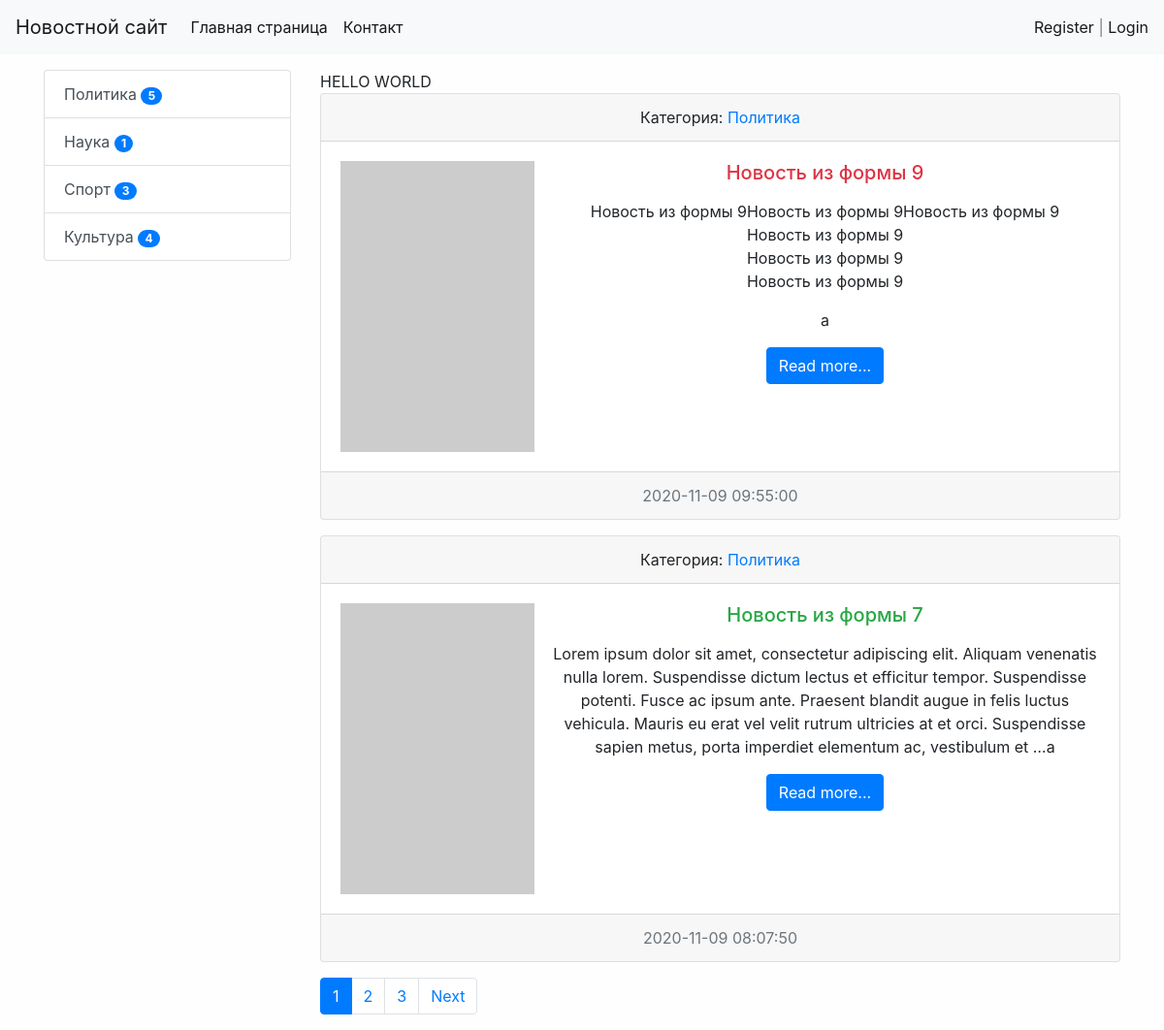
The app's page /, older data.
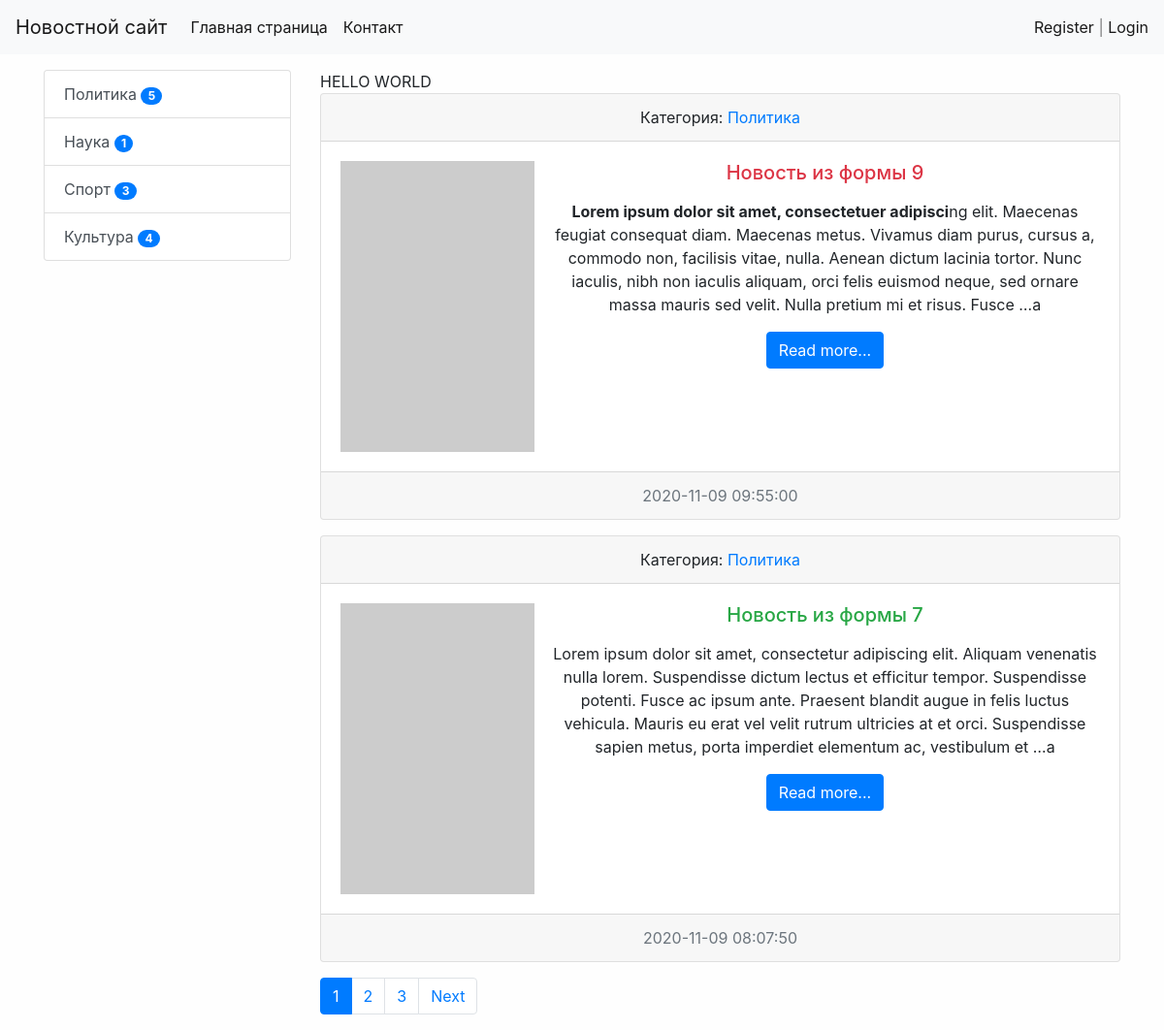
The same page, newer data.
### news/models.py (models this page shows, shortened)
class News(models.Model):
    title = models.CharField(max_length=150, verbose_name='Наименование')
    content = models.TextField(blank=True, verbose_name='Контент')
    created_at = models.DateTimeField(auto_now_add=True, verbose_name='Дата Публикации')
    update_at = models.DateTimeField(auto_now=True, verbose_name='Обновлено')
    photo = models.ImageField(upload_to='photos/%Y/%m/%d/', verbose_name='Фото', blank=True)
    is_published = models.BooleanField(default=True, verbose_name='Опубликовано')
    category = models.ForeignKey('Category', on_delete=models.PROTECT, verbose_name='Категория')
    views = models.IntegerField(default=0)
    def get_absolute_url(self):
        return reverse('view_news', kwargs={'pk': self.pk})
    class Meta:
        verbose_name = 'Новость'
        verbose_name_plural = 'Новости'
        ordering = ['-created_at']

class Category(models.Model):
    title = models.CharField(max_length=150, db_index=True, verbose_name='Категории')#db index - индексирует поле(более быстрым для поиска)
    def get_absolute_url(self):
        return reverse('category', kwargs={'category_id': self.pk})
    def __str__(self):
        return self.title
    class Meta:
        verbose_name = 'Категория'
        verbose_name_plural = 'Категории'
        ordering = ['title']

### news/views.py (the view)
# urls.py: path('', HomeNews.as_view(), name = 'home'),
class HomeNews(MyMixin, ListView):
    model = News
    template_name = 'news/home_news_list.html'
    context_object_name = 'news'
    mixin_prop = 'Hello World'
    paginate_by = 2
    def get_context_data(self, *, object_list=None, **kwargs):
        context = super().get_context_data(**kwargs)
        context['title'] = self.get_upper('Главная страница')
        context['mixin_prop'] = self.get_prop()
        return context
    def get_queryset(self):
        return News.objects.filter(is_published=True).select_related('category')

### news/templatetags/news_tags.py (called while the page is built)
@register.inclusion_tag('news/list_categories.html')
def show_categories(arg1='hello', arg2='world'):
    categories = Category.objects.annotate(cnt=Count('news', filter=F('news__is_published'))).filter(cnt__gt=0)
    return {"categories": categories, "arg1": arg1, "arg2": arg2}

### news/utils.py (called while the page is built)
    def get_prop(self):
        return self.mixin_prop.upper()

    def get_upper(self, s):
        if isinstance(s, str):
            return s.upper()
        else:
            return s.title.upper()

### news/templates/news/home_news_list.html (shortened to what this page needs)
{% extends 'base.html' %}
{% block sidebar %}
{% include 'inc/_sidebar.html' %}
{% endblock %}
{% block content %}
    {{ mixin_prop }}
    {% for item in object_list %}
        <div class="card text-center mb-3">
            <div class="card-header">
                Категория: <a href="{% url 'category' item.category.pk%}">{{item.category}}</a>
            </div>
            <div class="card-body">
                <div class="media">
                    {% if item.photo %}
                        <img src="{{ item.photo.url }}" alt="" width="350" class="mr-3">
                    {% else %}
                        <img src="https://picsum.photos/200/300/?blur=1" alt=""class="mr-3">
                    {% endif %}
                    <div class="media-body">
                        <h5 class="card-title {% cycle 'text-danger' 'text-success' %}">
                            {{ item.title }}</h5>
                        <p class="card-text">{{ item.content|safe|linebreaks|truncatewords:50 }}a</p>
                        <a href="{{ item.get_absolute_url}}" class="btn btn-primary">Read more...</a>
                    </div>
                </div>
            </div>
            <div class="card-footer text-muted">
                {{ item.created_at|date:"Y-m-d H:i:s" }}
            </div>
        </div>
    {% endfor %}
{% endblock %}

Row changes from the older to the newer data that the page shows:
changed News "Новость из формы 9": content "Новость из формы 9Новость из формы 9Новость из формы 9 Новость из формы 9 Новость из формы 9 Новость из формы 9" → "Lorem ipsum dolor sit amet, consectetuer adipisci ng elit. Maecenas feugiat consequat diam. Maecenas metus. Vivamus diam purus, cursus a, commodo non, facilisis vitae, nulla. Aenean dictum lacinia tortor. Nunc iaculis, nibh non iaculis aliquam, orci felis euismod neque, sed ornare massa mauris sed velit. Nulla pretium mi et risus. Fusce …"
